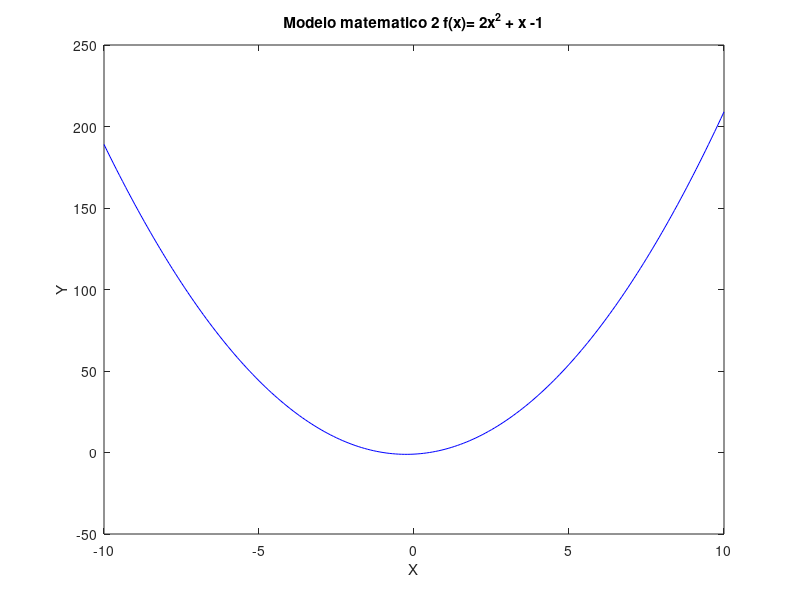

Source code (MATLAB):
% Titulo: Modelo matematico 3
% Descriocion: Scrip para graficar f(x)= 2x^2 + x -1
% Autor: Raul Hernandez Lopez @Neo
% Fecha: miercoles 14 de abril del 2021

%Limpiar variables.
clear

%Establecemos el dominio de la funcion.
x=-10:0.1:10;

%Asigna el valor de la funcion.
y=2*(x.^2)+x-1;

%Genera la grafica 
plot(x,y, 'b');

%Asigna un nombre a la grafica 
title("Modelo matematico 2 f(x)= 2x^2 + x -1");

%Nombra la recta x
xlabel("X");

%Nombra la recta y
ylabel("Y");

